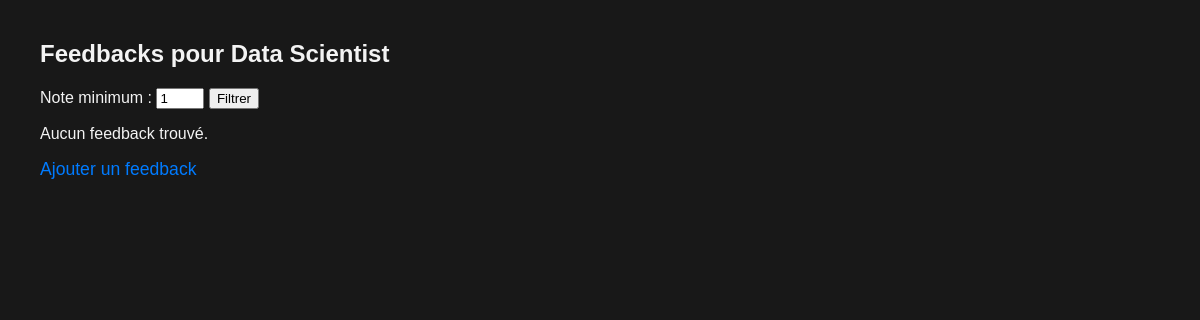
/feedback/1/, run on an earlier commit of the app's database.
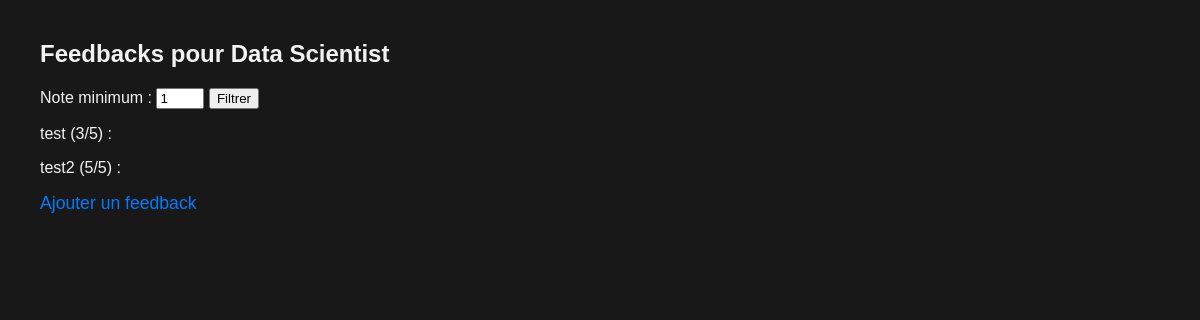
And on a later commit of the database.
### jobsite/models.py (models this page shows, shortened)
class JobRecord(models.Model):
    work_year = models.IntegerField()
    experience_level = models.CharField(max_length=5)
    employment_type = models.ForeignKey('Contract', on_delete=models.SET_NULL, null=True)
    job_title = models.CharField(max_length=200)
    salary = models.FloatField()
    salary_currency = models.CharField(max_length=10)
    salary_in_usd = models.FloatField()
    employee_residence = models.CharField(max_length=100)
    remote_ratio = models.IntegerField()
    company_location = models.CharField(max_length=100)
    company_size = models.CharField(max_length=2)
    class Meta:
        constraints = [
            models.UniqueConstraint(
                fields=['job_title', 'work_year', 'employee_residence'],
                name='unique_job_per_year_and_location'
            )
    ]

### FeedBack/models.py (models this page shows, shortened)
class Feedback(models.Model):
    job = models.ForeignKey(JobRecord, on_delete=models.CASCADE, related_name="feedbacks")
    author_name = models.CharField(max_length=100)
    comment = models.TextField(blank=True)
    rating = models.IntegerField()
    created_at = models.DateTimeField(auto_now_add=True)

### FeedBack/views.py (the view)
# urls.py: path('<int:job_id>/', feedback_list, name='feedback_list'),
def feedback_list(request, job_id):
    min_rating = int(request.GET.get('min', 1))
    job = get_object_or_404(JobRecord, id=job_id)
    feedbacks = Feedback.objects.filter(job=job, rating__gte=min_rating)
    return render(request, 'feedback_list.html', {'job': job, 'feedbacks': feedbacks, 'min_rating': min_rating})

### FeedBack/templates/feedback_list.html (shortened to what this page needs)
<h2>Feedbacks pour {{ job.job_title }}</h2>
<form method="get">
    <label for="min">Note minimum :</label>
    <input type="number" name="min" id="min" value="{{ min_rating }}" min="1" max="5">
    <button type="submit">Filtrer</button>
</form>
<ul>
    {% for f in feedbacks %}
        <li>{{ f.author_name }} ({{ f.rating }}/5) : {{ f.comment }}</li>
    {% empty %}
        <li>Aucun feedback trouvé.</li>
    {% endfor %}
</ul>
<a href="{% url 'feedback:add_feedback' job.id %}">Ajouter un feedback</a>

### FeedBack/templates/feedback_list.html (style rules this page uses)
h1,h2, label { color: #f3f3f3; }
h1, li { color: #f3f3f3; }
ul { list-style: none; padding: 0; }
li { margin: 1rem 0; }
a { text-decoration: none; color: #007BFF; font-size: 1.1rem; }

What changed in the data, as far as the page shows it:
added Feedback: author_name "test", rating "3"
added Feedback: author_name "test2", rating "5"
Also different on the page:
text no longer shown: "Aucun feedback trouvé."
